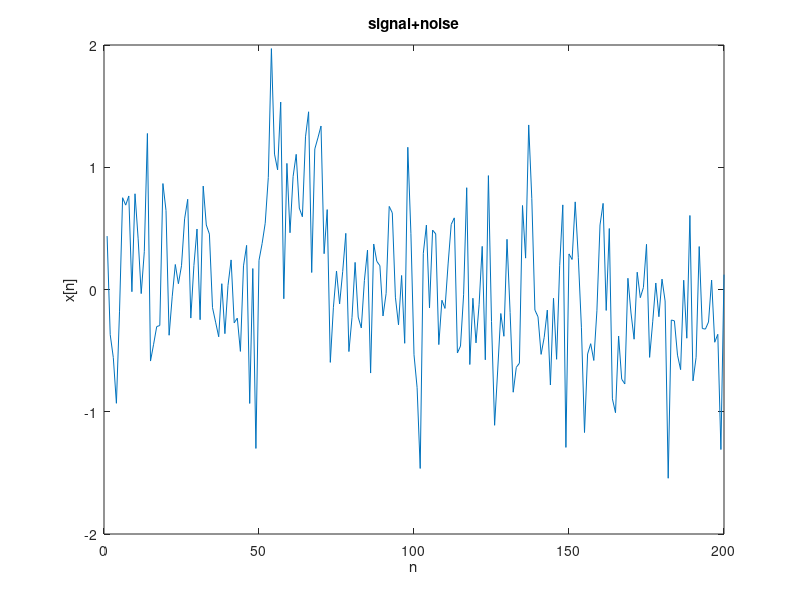
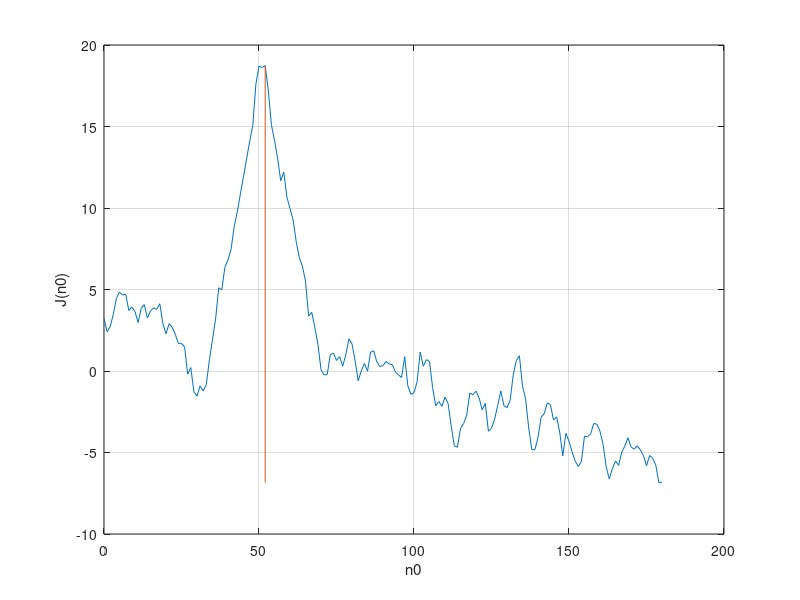

MATLAB code to generate these figures, in order:
% ==========================
% HW8: Maximum Likelihood Estimator
% Estimation of time delay: estimates the delay time of a square pulse embedded in WGN.
% Consider a signal that is a Gaussian pulse whose time delay is n0 = 50
% WGN with variance sig2u = 0.25
% After implementing the running correlator, the function J(n0) to be
% maximized is shown in fig.
% ==========================

clear all; close all;

M=20;   
n=200;  % time sample
sig2u=0.25;  % variance
n0=50;  % time delay
s=ones(M,1);  % square pulse
ss=[zeros(n0,1);s;zeros(n-n0-M,1)];  % embed signal in array of length N
                                    % [50*(0) 20*(1) 130*(0)]'
x=ss+0.5*randn(length(ss),1);  % add noise to signal
n1=1:200;
plot(n1,x);
xlabel('n');ylabel('x[n]');title('signal+noise');

lx=length(x);
ls=length(s);
for n0=0:lx-ls 
    xdat=x(n0+1:n0+ls,1); % pick out data for assumed signal interval
    J(n0+1,1)=xdat'*s;  % J = correlate data with delayed signal
end
[maxJ I]=max(J);  % find maximum and location of maximum of objective function
n0hat=I-1;  % convert to estimate of time delay
%plot(n0,xdat)

n0hat %estimate of delay time
n0=0:180;

figure;
plot(n0,J);hold on;grid;
line([n0hat,n0hat],[min(J),max(J)]);    %([from_x,end_x], [from_y,end_y])
xlabel('n0');ylabel('J(n0)');
